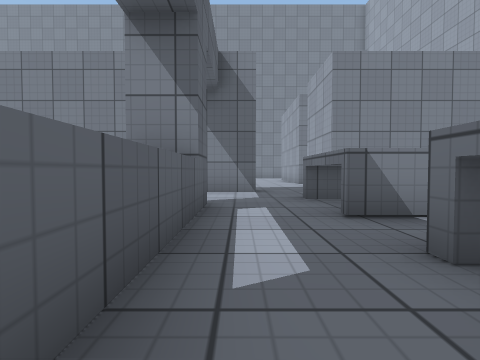
[1] (above)

24 first-person views from a walk through a scene from a Unity 3-D project. The camera is 0.59 m above the floor, tilts 2° down and sees 80° across. The floor is counted in squares, 1 m on a side. Each view is taken from the middle of a square. On the plan, view 1 faces up. The plan holds only what a view shows up to about 9 squares ahead; the rest is blank. The player character is not drawn. Surface patterns are stand-ins for the level's own textures.

[2]
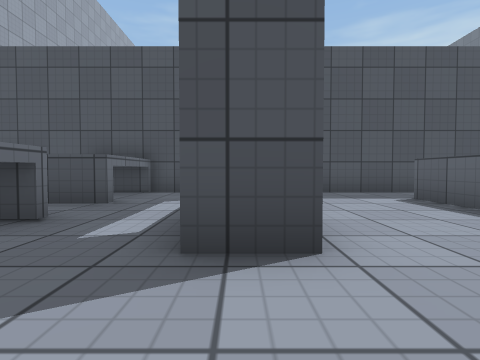

[3]
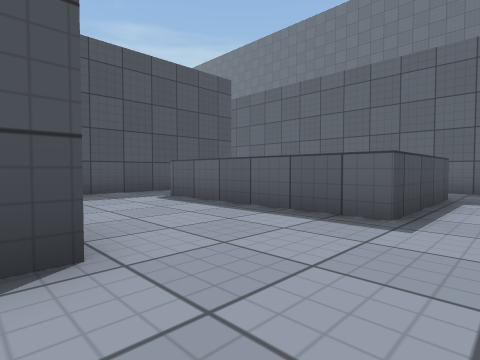

[4]
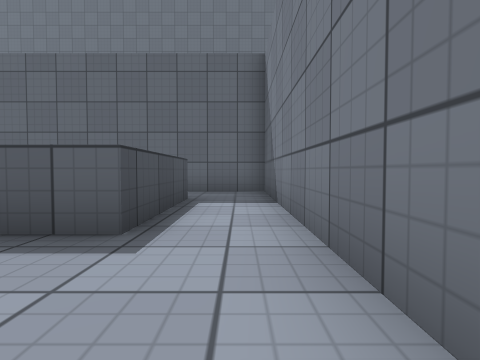

[5]
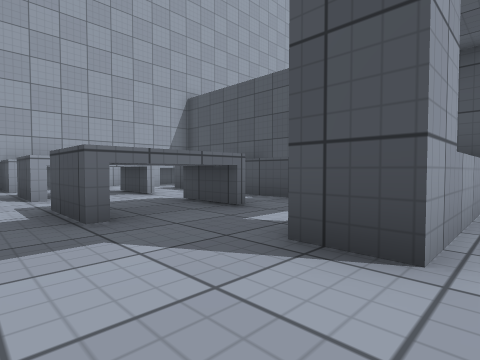

[6]
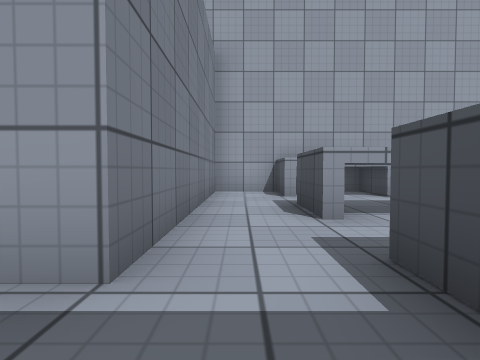

[7]
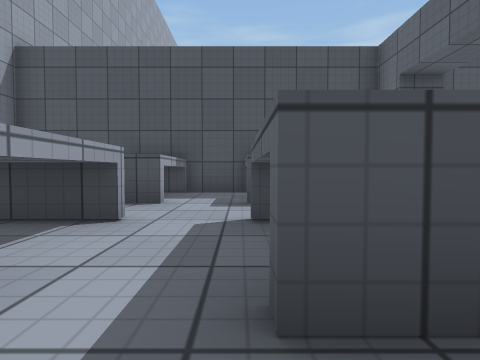

[8]
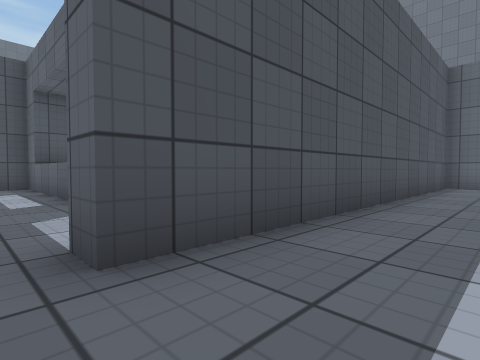

[9]
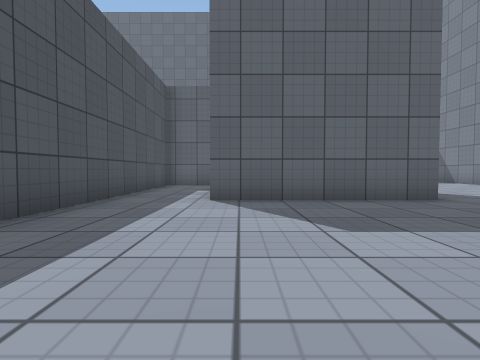

[10]
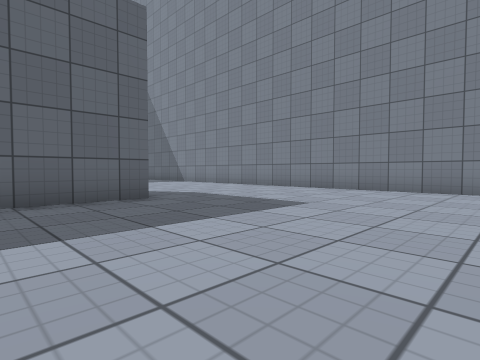

[11]
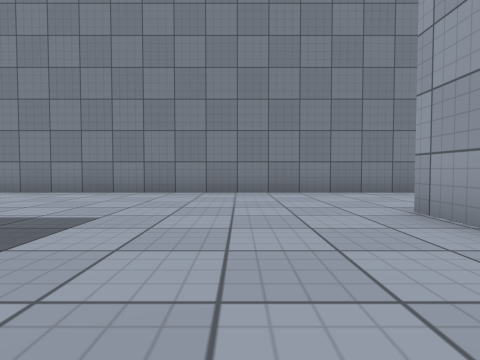

[12]
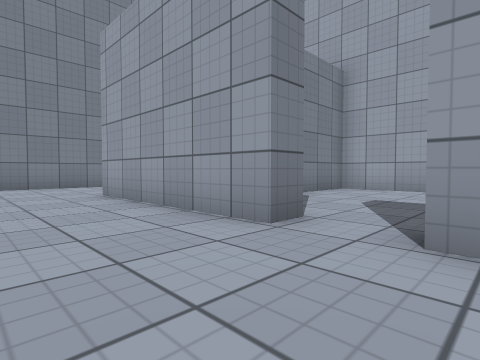

[13]
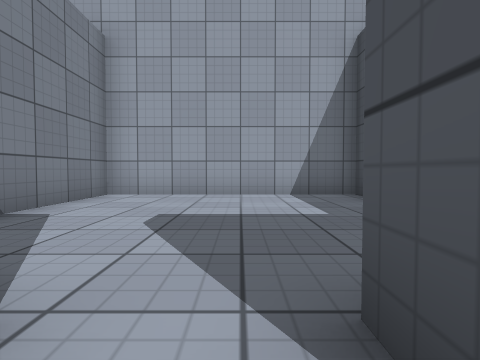

[14]
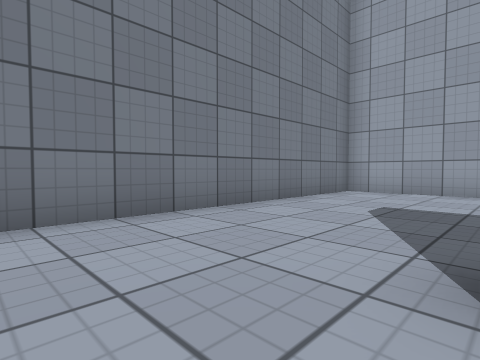

[15]
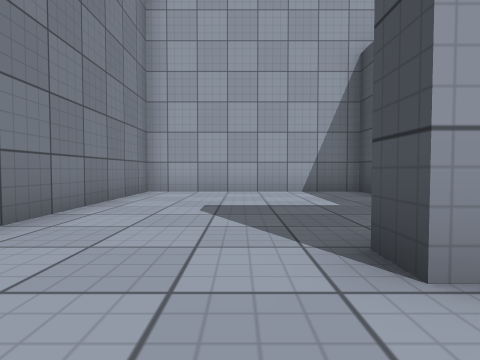

[16]
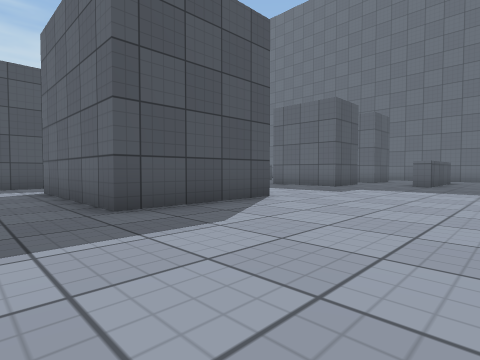

[17]
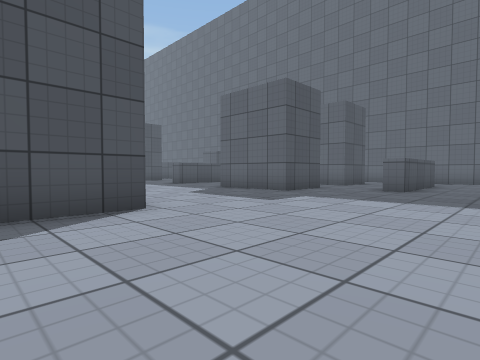

[18]
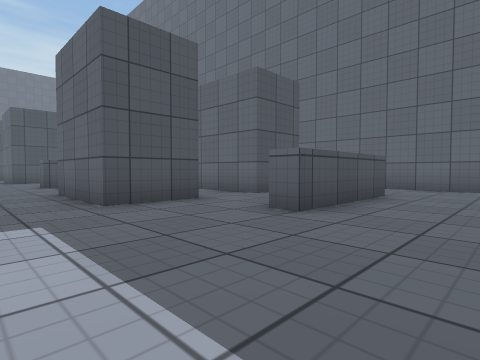

[19]
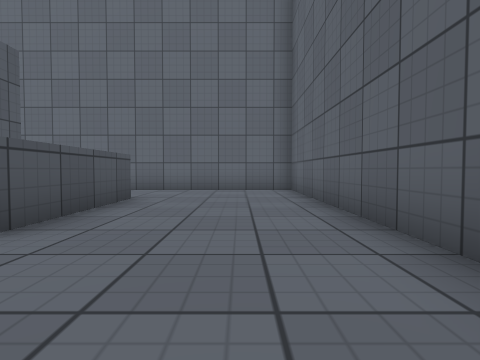

[20]
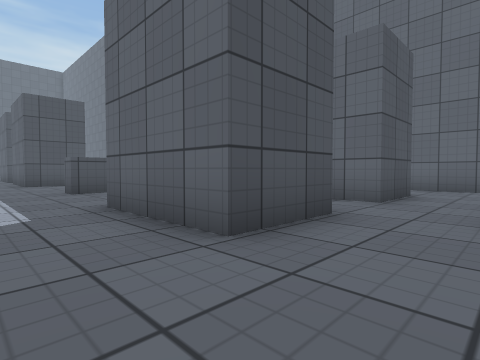

[21]
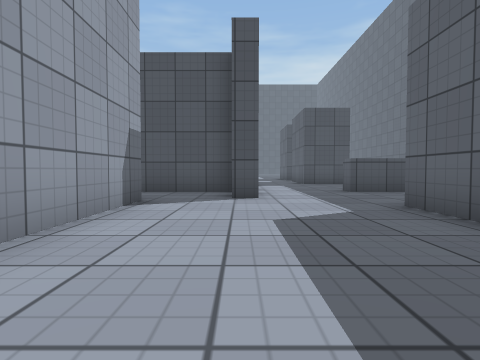

[22]
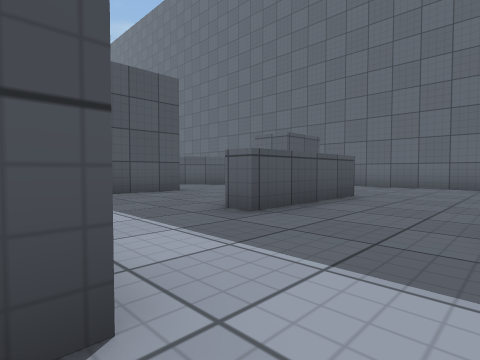

[23]
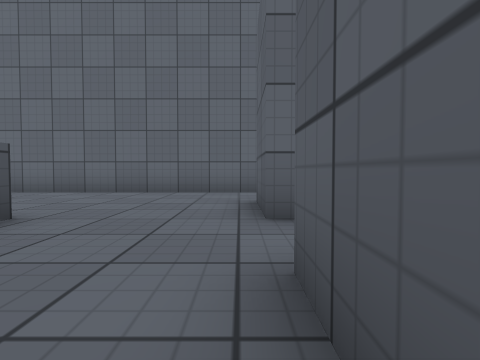

[24]
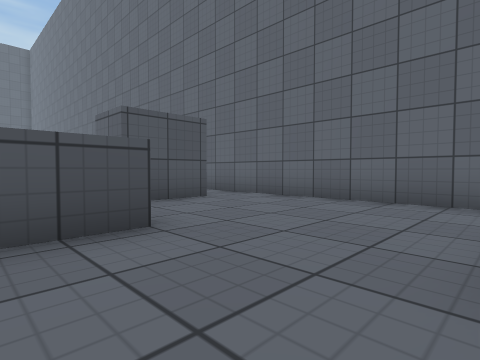

### Floor plan
Key: @ floor where view 1 was taken; # wall or solid block; . floor; ^ raised ledge.
Columns run from 21 left of view 1 to 9 right of it. Each row starts with its distance up from view 1.
 21 ########       ################
 20 #........      ...............#
 19 #.............................#
 18 #.............................#
 17 #.......................#.....#
 16 #...###.................#.....#
 15 #............####.......#   ..#
 14 #..##..##....#  #.......#  ####
 13    ##..##....#  #.......#.....#
 12    ##..##....#  #.......#.....#
 11 #............#  #.............#
 10 #.......................#.....#
  9 #..........#............#  ...#
  8 #....####..###########..#######
  7 #....  ....#..................#
  6 #.##  .... #..^^^......^^.^^.^#
  5 #.    .... # ^  ^......^^.^^. ^
  4 #     .##       ^...#..^^.^^.^^
  3                 ^...^.......
  2                 ^...^..^^.^^
  1                 ^.. ^..^^.^
  0                 ... #@.^^.^
 -1               #############

Where each view was taken, in squares from view 1:
view 1: 0 up, 0 right, facing up
view 2: 7 up, 1 left, facing down
view 3: 7 up, 1 left, facing down-left
view 4: 7 up, 2 left, facing left
view 5: 7 up, 2 left, facing down-right
view 6: 7 up, 1 right, facing right
view 7: 7 up, 3 right, facing down
view 8: 10 up, 1 right, facing down-left
view 9: 11 up, 1 right, facing left
view 10: 12 up, 1 right, facing up-left
view 11: 13 up, 0 right, facing up
view 12: 10 up, 0 right, facing up-right
view 13: 11 up, 2 right, facing right
view 14: 17 up, 1 right, facing up-right
view 15: 18 up, 1 right, facing right
view 16: 19 up, 3 left, facing down-left
view 17: 19 up, 6 left, facing down-left
view 18: 19 up, 11 left, facing down-left
view 19: 19 up, 12 left, facing left
view 20: 16 up, 11 left, facing down-left
view 21: 16 up, 10 left, facing down
view 22: 11 up, 10 left, facing down-left
view 23: 11 up, 13 left, facing left
view 24: 11 up, 15 left, facing down-left
